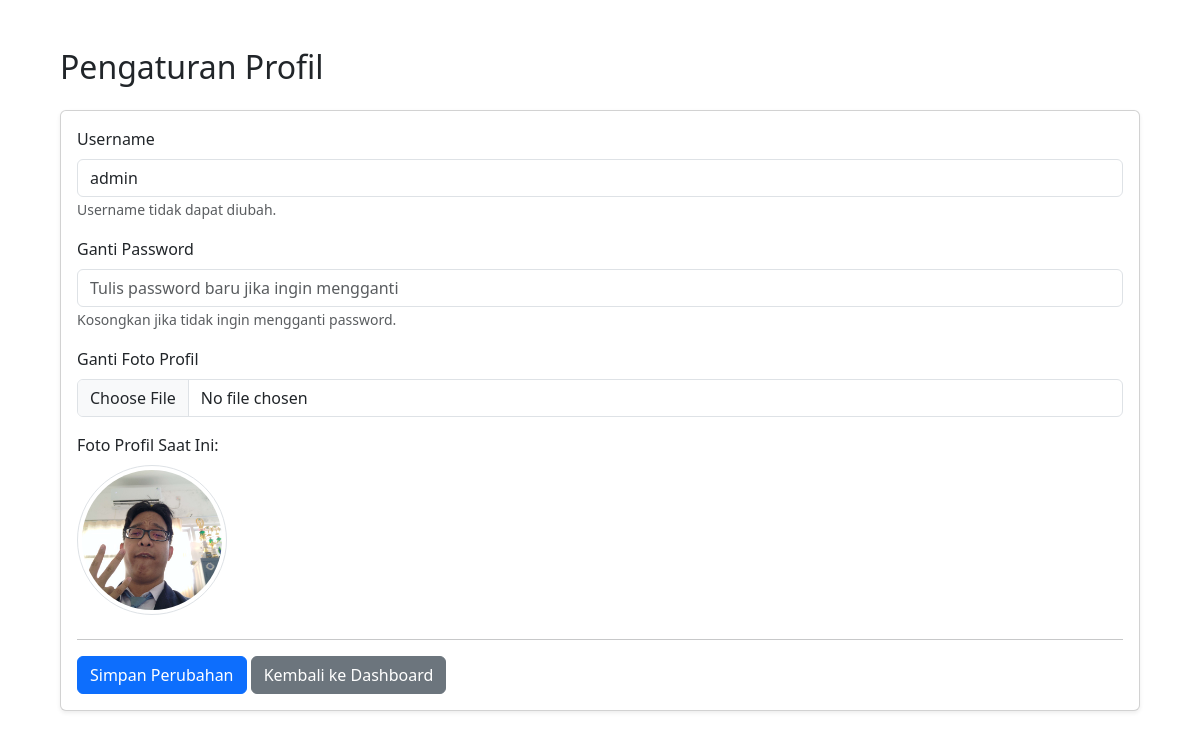
Screenshot of /profil.php (signed in) with the database file from the repository.
### tables this page shows
CREATE TABLE `user` (
  `id` int(11) NOT NULL,
  `username` varchar(50) NOT NULL,
  `password` text NOT NULL,
  `foto` text NOT NULL
);

### profil.php (the view, shortened to what this page needs)
<?php
include "koneksi.php";
$username_login = $_SESSION['username'];
$sql = "SELECT * FROM user WHERE username = '$username_login'";
$result = $conn->query($sql);
$data = $result->fetch_assoc();
?>
<!DOCTYPE html>
<html lang="id">
<head>
    <link href="https://cdn.jsdelivr.net/npm/bootstrap@5.3.0/dist/css/bootstrap.min.css" rel="stylesheet">
</head>
<body class="p-5">
    <div class="container">
        <h2 class="mb-4">Pengaturan Profil</h2>
        <div class="card shadow-sm">
            <div class="card-body">
                <form method="post" enctype="multipart/form-data">
                    <div class="mb-3">
                        <label class="form-label">Username</label>
                        <input type="text" class="form-control" value="<?= $data['username'] ?>" readonly bg-light>
                        <small class="text-muted">Username tidak dapat diubah.</small>
                    </div>
                    <div class="mb-3">
                        <label class="form-label">Ganti Password</label>
                        <input type="password" name="password" class="form-control" placeholder="Tulis password baru jika ingin mengganti">
                        <small class="text-muted">Kosongkan jika tidak ingin mengganti password.</small>
                    </div>
                    <div class="mb-3">
                        <label class="form-label">Ganti Foto Profil</label>
                        <input type="file" name="foto" class="form-control">
                    </div>
                    <div class="mb-4">
                        <label class="form-label d-block">Foto Profil Saat Ini:</label>
                        <?php if (!empty($data['foto']) && file_exists($data['foto'])): ?>
                            <img src="<?= $data['foto'] ?>" alt="Foto Profil" class="img-thumbnail rounded-circle" style="width: 150px; height: 150px; object-fit: cover;">
                        <?php else: ?>
                            <img src="https://via.placeholder.com/150" alt="Default" class="img-thumbnail rounded-circle">
                            <p class="text-muted small">Belum ada foto profil.</p>
                        <?php endif; ?>
                    </div>
                    <hr>
                    <button type="submit" class="btn btn-primary">Simpan Perubahan</button>
                    <a href="admin.php" class="btn btn-secondary">Kembali ke Dashboard</a>
                </form>
            </div>
        </div>
    </div>
</body>
</html>

### rows the page displays
user: username "admin", foto (picture)
